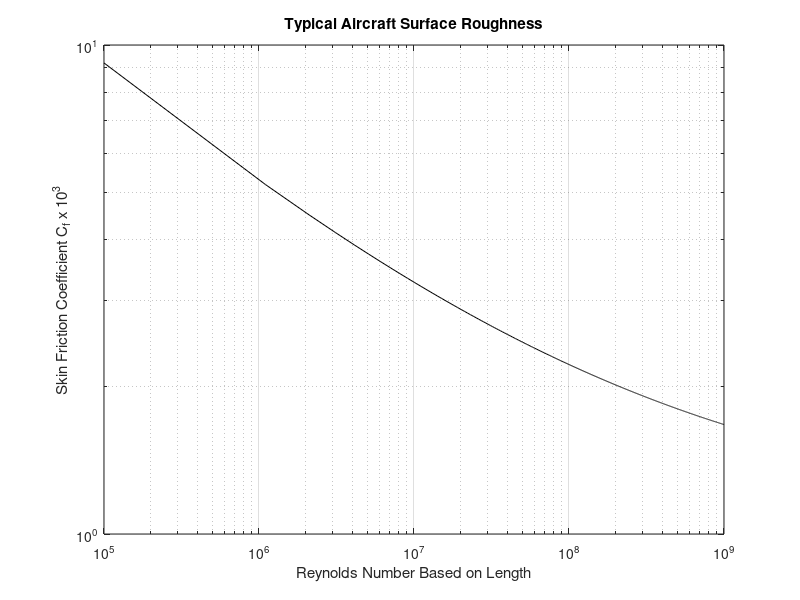
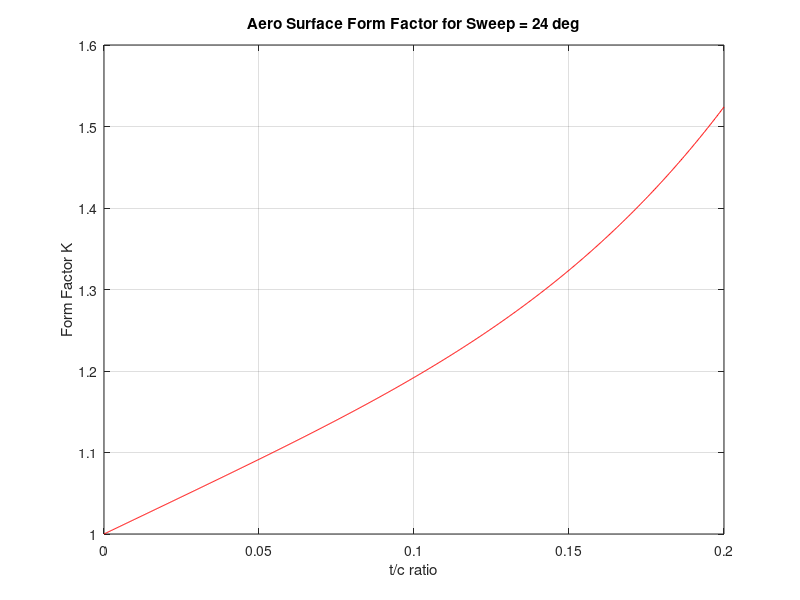
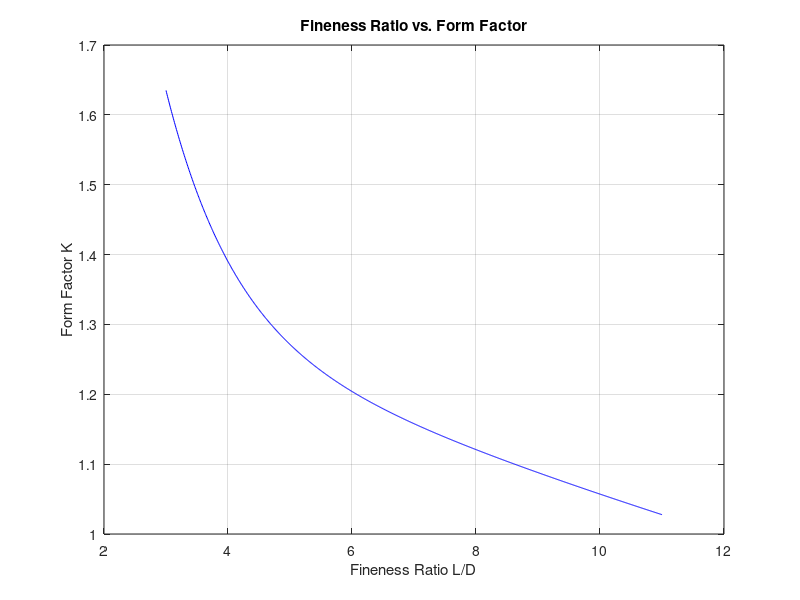
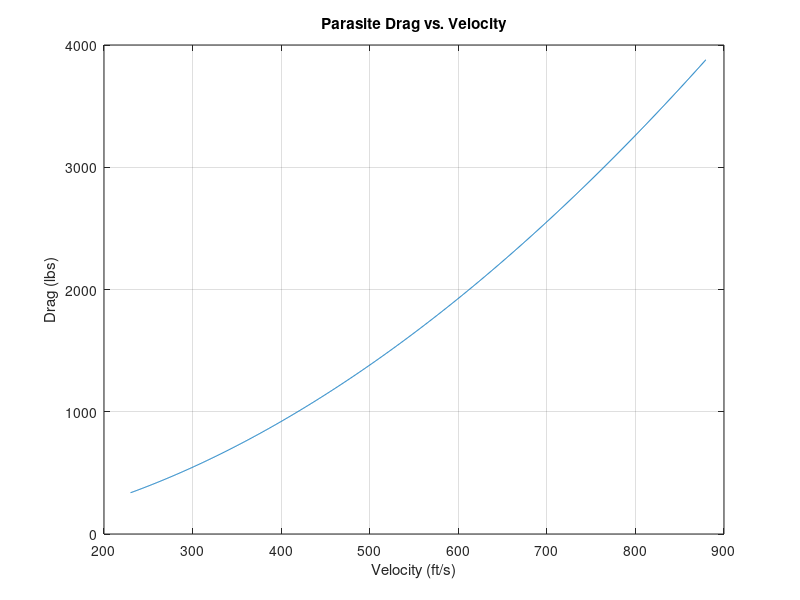

Write MATLAB code to recreate these figures, in order. (Note: this script raises an error after producing the figures.)
clc
clear all
close all

%% Given Variables

% Global
rho = 8.754*10^-4;  % Density in slugs/ft^3
T = 400;            % Temperature in degrees Rankine
u = 3.025*10^-7;     % Dynamic Viscosity in (lbs*s)/ft^2
W = 98000;          % Weight in lbs
V_true = 765;       % TAS in ft/s

% Unique Variables

% Fuselage
l_f = 114;          % Fuselage length in feet
d_f = 11;           % Fuselage diameter in feet
Swet_f = 0.8*pi*d_f*l_f;
ratio_f = l_f/d_f;

% Wing
b_wing = 94;        % Wingspan in feet
c_r_wing = 19;           % Centerline root chord in feet
c_r_exp_wing = 17.40;    % Exposed root chord in feet
taper_wing = 0.28; % Wing Taper Ratio
c_t_wing = c_r_wing*taper_wing;
taper_wing_exp = c_t_wing/c_r_exp_wing;      % Exposed Taper Ratio
sweep_wing = 24;      % Quarter Chord Wing Sweep in Degrees
Swing_total = 2361.61; % Total Wing SA in ft^2
Swet_wing = 1943.80;
Sref_wing = 1465.43;   % Planform Wing Area
MAC_wing = 2/3*c_r_exp_wing*(1 + taper_wing_exp-(taper_wing_exp/(1+taper_wing_exp)));   % Mean Aerodynamic Chord in ft
t_MAC_wing = 1.76;       % Max thickness at MAC in ft
tc_MAC_wing = t_MAC_wing/MAC_wing; % Average t/c
AR = b_wing^2/Sref_wing;

% Vertical Tail
S_ref_Vtail = 161;
tc_Vtail = 0.09;
sweep_Vtail = 43.5;
taper_Vtail = 0.8;
c_r_Vtail = 15.5;
MAC_Vtail = 2/3*c_r_Vtail*(1+taper_Vtail-taper_Vtail/(1+taper_Vtail));

% Horizontal Tail
S_ref_Htail = 261;
tc_Htail = 0.09;
sweep_Htail = 31.6;
taper_Htail = 0.35;
c_r_Htail = 11.1;
MAC_Htail = 2/3*c_r_Htail*(1+taper_Htail-taper_Htail/(1+taper_Htail));

% Pylons
S_ref_pylons = 117;
tc_pylons = 0.06;
sweep_pylons = 0;
taper_pylons = 1;
c_pylons = 16.2;
MAC_pylons = 2/3*c_pylons*(1+taper_pylons-taper_pylons/(1+taper_pylons));

% Nacelles
S_wet_n = 455;
ratio_n = 5;
l_n = 16.8;


% Calculations

%% Plot Digitization

% Typical Aircraft Roughness
load("Re.mat")
load("Coeff.mat")

load("Aircraft_Roughness.mat")

Re = linspace(1*10^5,1*10^9,1000);

Aircraft_Roughness = 213.5.*Re.^-0.2841 + 1.082;    % Obtained from Curve Fitter Tool

figure(1)
loglog(Re,Aircraft_Roughness,'-k')
title('Typical Aircraft Surface Roughness')
xlabel('Reynolds Number Based on Length')
ylabel('Skin Friction Coefficient C_f x 10^3')
grid on

% Aero Surface Form Factor
M_0 = 0.8;
tc = linspace(0,0.20,1000);
Z = ((2-M_0^2)*cosd(sweep_wing))/sqrt(1-M_0^2*(cosd(sweep_wing))^2);
K1 = 1 + Z.*tc + 100.*tc.^4;

figure(2)
plot(tc,K1,'-r')
title('Aero Surface Form Factor for Sweep = 24 deg')
xlabel('t/c ratio')
ylabel('Form Factor K')
grid on

% Fineness Ratio

load('K2.mat')
load("L_D.mat")
L_D = linspace(3,11,1000);

K2 = 5.3933*exp(-0.9111*L_D) + 1.3965*exp(-0.0279*L_D);

figure(3)
plot(L_D,K2,'-b')
title('Fineness Ratio vs. Form Factor')
xlabel('Fineness Ratio L/D')
ylabel('Form Factor K')
grid on


%% K and Cf values per Component
v_min = 230;
v_max = 880;
v_step = 0.5;

i_max = (v_max-v_min)/v_step;

% Wing
for i = 1:1:i_max
    v = v_min + (i-1)*v_step;
    Re = (rho*v*MAC_wing)/u;
    wing_roughness = (213.5*Re^-0.2841 + 1.082)/1000;
    Cf_wing(i) = wing_roughness;
end

M_0 = 0.5;
Z = (((2-M_0^2)*cosd(sweep_wing))/sqrt(1-M_0^2*(cosd(sweep_wing))^2))/10;
K1 = 1 + Z*tc_MAC_wing + 100*tc_MAC_wing;

k_wing = K1;

Swet_wing = Swet_wing;

% Fuselage
for i = 1:1:i_max
    v = v_min + (i-1)*v_step;
    Re = (rho*v*l_f)/u;
    fuselage_roughness = (213.5*Re^-0.2841 + 1.082)/1000;
    Cf_f(i) = fuselage_roughness;
end

K2 = 5.3933*exp(-0.9111*ratio_f) + 1.3965*exp(-0.0279*ratio_f);
k_f = K2;

Swet_f = Swet_f;

% Vertical Tail
for i = 1:1:i_max
    v = v_min + (i-1)*v_step;
    Re = (rho*v*MAC_Vtail)/u;
    Vtail_roughness = (213.5*Re^-0.2841 + 1.082)/1000;
    Cf_Vtail(i) = Vtail_roughness;
end

M_0 = 0.5;
Z = (((2-M_0^2)*cosd(sweep_Vtail))/sqrt(1-M_0^2*(cosd(sweep_Vtail))^2))/10;
K1 = 1 + Z*tc_Vtail + 100*tc_Vtail;

k_Vtail = K1;

Swet_Vtail = 1.02*2*S_ref_Vtail;

% Horizontal Tail
for i = 1:1:i_max
    v = v_min + (i-1)*v_step;
    Re = (rho*v*MAC_Htail)/u;
    Htail_roughness = (213.5*Re^-0.2841 + 1.082)/1000;
    Cf_Htail(i) = Htail_roughness;
end

M_0 = 0.5;
Z = (((2-M_0^2)*cosd(sweep_Htail))/sqrt(1-M_0^2*(cosd(sweep_Htail))^2))/10;
K1 = 1 + Z*tc_Htail + 100*tc_Htail;

k_Htail = K1;

Swet_Htail = 1.02*2*S_ref_Htail;

% Pylons
for i = 1:1:i_max
    v = v_min + (i-1)*v_step;
    Re = (rho*v*MAC_pylons)/u;
    pylons_roughness = (213.5*Re^-0.2841 + 1.082)/1000;
    Cf_pylons(i) = pylons_roughness;
end

M_0 = 0.5;
Z = ((2-M_0^2)*cosd(sweep_pylons))/sqrt(1-M_0^2*(cosd(sweep_pylons))^2);
K1 = 1 + Z*tc_pylons + 100*tc_pylons;

k_pylons = K1;

Swet_pylons = 1.02*2*S_ref_pylons;

% Nacelles
for i = 1:1:i_max
    v = v_min + (i-1)*v_step;
    Re = (rho*v*l_n)/u;
    nacelles_roughness = (213.5*Re^-0.2841 + 1.082)/1000;
    Cf_nacelles(i) = nacelles_roughness;
end

K2 = 5.3933*exp(-0.9111*ratio_n) + 1.3965*exp(-0.0279*ratio_n);
k_n = K2;

S_wet_n = S_wet_n;

%% Parasite Drag
for i = 1:1:i_max
    v1 = v_min + (i-1)*v_step;
    Cd_p1 = ((k_wing*Cf_wing(i)*Swet_wing) + (k_f*Cf_f(i)*Swet_f) + (k_Vtail*Cf_Vtail(i)*Swet_Vtail) + (k_Htail*Cf_Htail(i)*Swet_Htail) + (k_pylons*Cf_pylons(i)*Swet_pylons) + (k_n*Cf_nacelles(i)*S_wet_n))/(10*Sref_wing);
    Cd_p(i) = Cd_p1;
    D_p1 = 1/2*rho*v1^2*Cd_p1*Sref_wing;
    D_p(i) = D_p1;
    v(i) = v1;
end

figure(4)
plot(v,D_p)
title('Parasite Drag vs. Velocity')
xlabel('Velocity (ft/s)')
ylabel('Drag (lbs)')
grid on

%% Induced Drag

% Efficiency Digitization
AR = AR;
L = W;
load('efficiency_for_real.mat')



for i = 1:1:i_max
    v1 = v_min + (i-1)*v_step;
    C_l = (2*L)/(rho*v1^2*Sref_wing);
    e = efficiency_brand_new(Cd_p(i));
    D_i1 = ((C_l^2)/(pi*AR*e))*100000;
    D_i(i) = D_i1;
end

figure(5)
plot(v,D_i)
title('Induced Drag vs. Velocity')
ylabel('D_i (lbs)')
xlabel('Velocity (ft/s)')

%% Total Drag and L/D

D = D_i + D_p;

figure(6)
plot(v,D_p)
hold on
plot(v,D_i,'-r')
plot(v,D)
hold off
title('Total, Induced, and Parasitic Drag vs. Velocity')
xlabel('Velocity (ft/s)')
ylabel('Drag (lbs)')
legend('Parasitic Drag','Induced Drag','Total Drag')
grid on

L_D = L./D;

figure(7)
plot(v,L_D)
title('L/D ratio vs. Velocity')
xlabel('Velocity (ft/s)')
ylabel('L/D')












